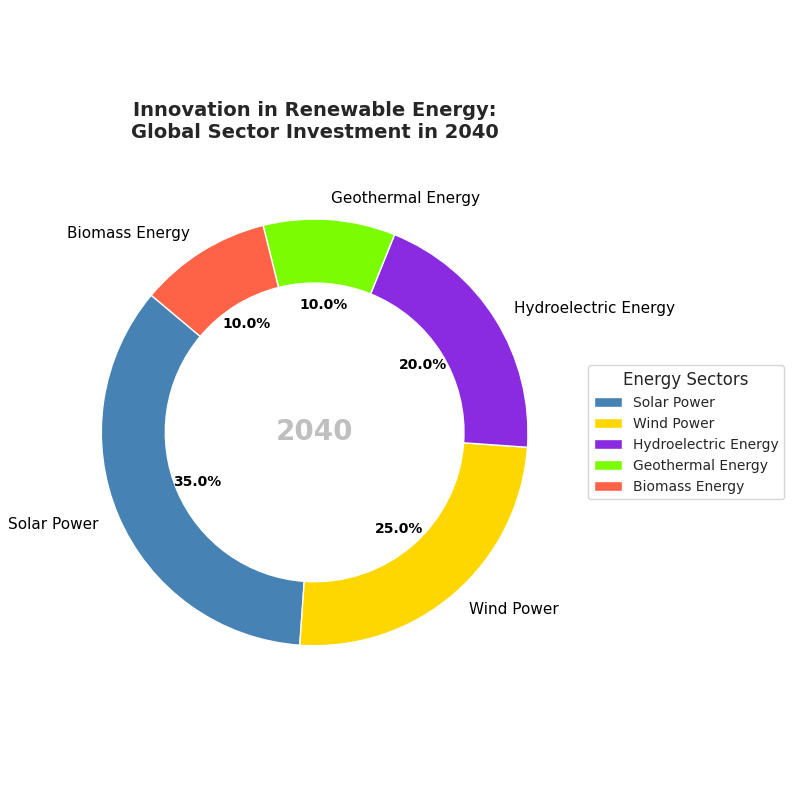

This figure's Python source:
import matplotlib.pyplot as plt

sectors = ['Solar Power', 'Wind Power', 'Hydroelectric Energy', 'Geothermal Energy', 'Biomass Energy']
investment_distribution = [35, 25, 20, 10, 10]

# Shuffled colors without using random
colors = ['#4682B4', '#FFD700', '#8A2BE2', '#7CFC00', '#FF6347']

fig, ax = plt.subplots(figsize=(8, 8))
wedges, texts, autotexts = ax.pie(
    investment_distribution, 
    labels=sectors, 
    autopct='%1.1f%%', 
    startangle=140,
    colors=colors, 
    wedgeprops=dict(width=0.3, edgecolor='w'),
    textprops=dict(color="black")
)

plt.setp(autotexts, size=10, weight="bold")

ax.set_title('Innovation in Renewable Energy:\nGlobal Sector Investment in 2040', fontsize=14, fontweight='bold', pad=20)
plt.text(0, 0, '2040', fontsize=20, ha='center', va='center', fontweight='bold', color='gray', alpha=0.5)

ax.legend(wedges, sectors, title="Energy Sectors", loc="center left", bbox_to_anchor=(1, 0, 0.5, 1), fontsize=10)

plt.tight_layout()
plt.show()
